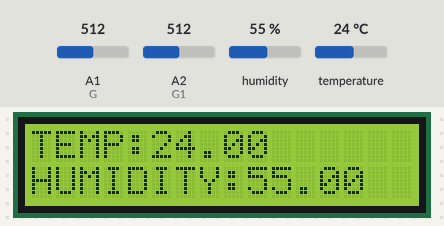
A sketch run on a simulated Arduino Uno, built with avr-gcc and run on an emulated ATmega328P. On the bench: 16×2 character LCD. The inputs (shaded band) are chosen by the test bench; at power-on: humidity 55 %, A1 (G) = 512, A2 (G1) = 512, temperature 24 °C. What the sketch prints to the serial monitor is not drawn.

Above: at 2.2 s.
2.3 s: humidity set to 22 %
At 12.8 s:
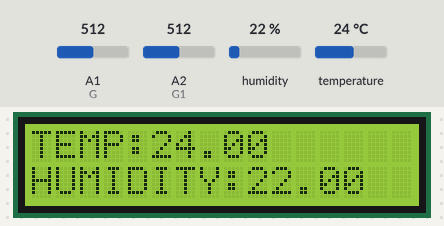
13.1 s: A1 (G) set to 716
At 21.5 s:
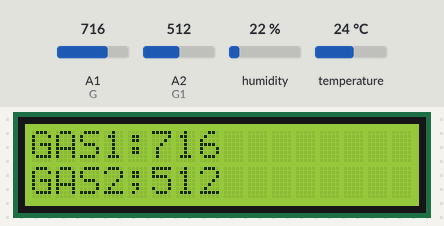
23.1 s: A2 (G1) set to 716
At 31.5 s:
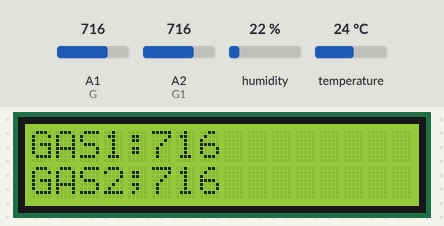
33.2 s: temperature set to 12 °C
At 42.2 s:
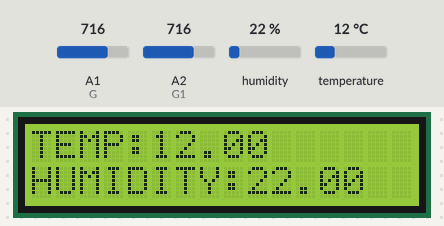
43.2 s: A1 (G) set to 910
At 51.6 s:
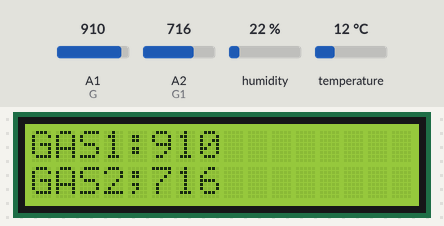
53.2 s: A2 (G1) set to 889
At 61.7 s:
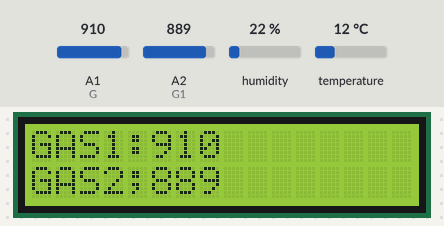
63.3 s: A2 (G1) set to 912
Timing chart, 0 to 66.3 s (numbered marks = the images above; inputs shaded):
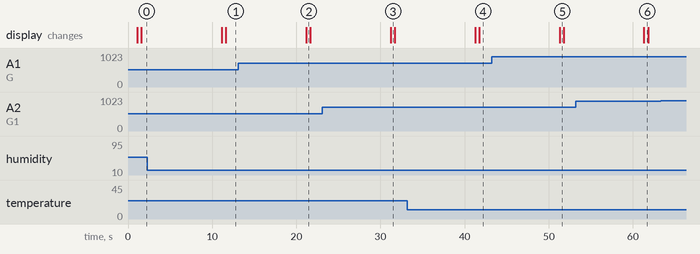

Measured:
- after the input at 2.3 s, the display: first differs from a run without the input after 9.3 s (image 1)
- after the input at 13.1 s, the display: changes after 8.1 s (image 2)
- after the input at 23.1 s, the display: changes after 8.1 s (image 3)
- after the input at 33.2 s, the display: first differs from a run without the input after 8.5 s (image 4)
- after the input at 43.2 s, the display: changes after 8.1 s (image 5)
- after the input at 53.2 s, the display: changes after 8.1 s (image 6)
- what the display in image 2 shows lasts 0.5 s, from 21.2 s to 21.7 s

The sketch:

arduino_mega.ino
```cpp
#include <SoftwareSerial.h>
#include <LiquidCrystal.h>
//SoftwareSerial mySerial(10, 11);
#include <dht11.h>
#define DHT11PIN 4
int PWM = 3;            //Digital pin D3 por PWM signal
int pwm = 0;
dht11 DHT11;
int G=A1;
int G1=A2;
float H,T;
String D;
const int rs = 9, en = 8, d4 = 7, d5 = 6, d6 = 5, d7 = 3;
LiquidCrystal lcd(rs, en, d4, d5, d6, d7);

void setup() {
  // put your setup code here, to run once:
Serial.begin(9600);
//mySerial.begin(9600);
pinMode(G,INPUT);
pinMode(G1,INPUT);
 lcd.begin(16,2);
 lcd.setCursor(0,0);
 lcd.print("Industry monitoring");
 lcd.setCursor(0,1);
 lcd.print("    Sytem");
 delay(1000);


}

void loop() {
  //delay(1000);
  // put your main code here, to run repeatedly:
  int chk = DHT11.read(DHT11PIN);
  H=((float)DHT11.humidity);
  T=((float)DHT11.temperature);
  int GAS=analogRead(G);
  int GAS1=analogRead(G1);
  if(GAS>900 && GAS1>900)
  {
  D="EMERGENCY";
  }
  else if(GAS<900 && GAS1<900)
  {
  D="NORMAL";
  }
lcd.clear();
  lcd.setCursor(0, 0);
  lcd.print("GAS1:");
  lcd.print(GAS);
  lcd.setCursor(0, 1);
  lcd.print("GAS2;");
  lcd.print(GAS1);
  delay(500);
  lcd.clear();
  lcd.setCursor(0, 0);
  lcd.print("TEMP:");
  lcd.print(T);
  lcd.setCursor(0, 1);
  lcd.print("HUMIDITY:");
  lcd.print(H);
  delay(500);
  Serial.println("@"+String(H)+"#"+String(T)+"$"+String(GAS)+"%"+String(GAS1)+"^"+D+"&");
  delay(9000);

}
```
